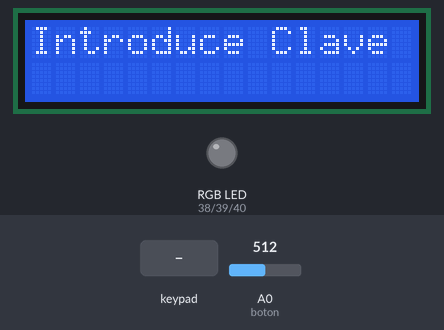
Simulated run of this sketch. Board: Arduino Mega 2560, built with avr-gcc and run on an emulated ATmega2560. On the bench: 16×2 character LCD, an RGB LED mixed from three pins (HIGH = lit). Dashed ring = blinking. Inputs (shaded band) come from the test bench; at power-on: A0 (boton) = 512.

Above: at 3.2 s.
3.3 s: keypad keys 0 0 0 0 pressed 0.4 s apart
At 6.7 s:
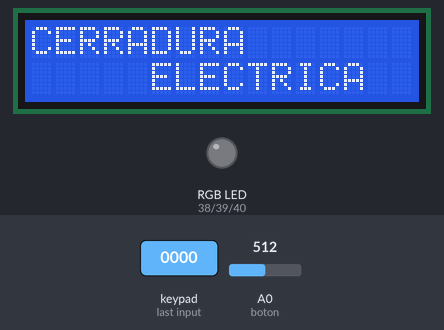
7.0 s: keypad keys 2 2 2 4 2 6 2 8 pressed 0.4 s apart
At 9.0 s:
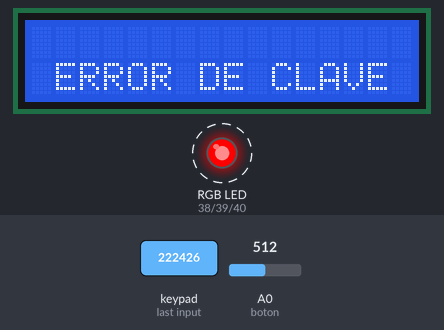
11.7 s: keypad keys 2 2 2 4 2 6 2 8 # pressed 0.4 s apart
At 20.8 s:
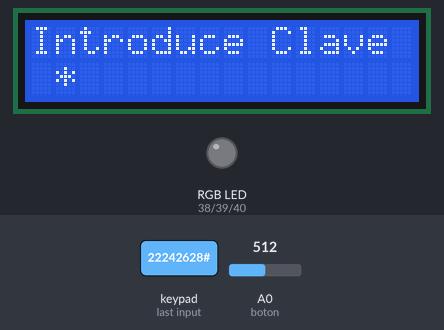
Timing chart, 0 to 22.3 s (numbered marks = the images above; inputs shaded):
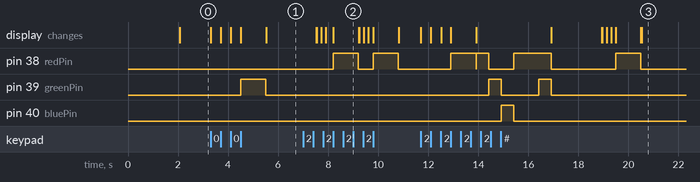

The sketch:

Cerradura_Electrica.ino
```cpp
//**********************************************************//
//  Universidad del Cauca                                   //
//  Tecnologia en Telematica                                //
//  ESTUDIANTES:                                            //
//  Edwin Alexis Montenegro                                 //
//  Adrian Antonio Morales                                  //
//**********************************************************//
//               DESCRIPCION DEL CODIGO                     //
//                                                          //
// este codigo corresponde al de una cerradura electronica  //
// con codigo de seguridad de 4 digitos, el cual se podra   //
// cambiar mediante el boton select que se encuantra en el  //
// LCD Keypad Shield.                                       //
//                                                          //
//**********************************************************//

// *****************************
//      LIBRERIAS A UTILIZAR
//******************************
#include <LiquidCrystal.h>  //incluye libreria del Dislpay
#include <Keypad.h>         // incluye libreria del teclado matricial

//******************************
//      CONFIGURACION TECLADO MATRICIAL
//******************************
const byte ROWS = 4; // numero de filas del teclado matricial
const byte COLS = 4; // numero de columnas del teclado matricial
char keys[ROWS][COLS] = { // definir la distribucion de las teclas
  {'1','2','3','A'},
  {'4','5','6','B'},
  {'7','8','9','C'},
  {'*','0','#','D'}
};
byte rowPins[ROWS] = {22, 24, 26, 28}; // pines correspondientes a las filas
byte colPins[COLS] = {30, 32, 34, 36}; // pines correspondientes a las columnas

Keypad keypad = Keypad( makeKeymap(keys), rowPins, colPins, ROWS, COLS ); // se crea el objeto teclado

//**********************************************
//        CONFIGURACION DEL LCD KEYPAD SHIELD
//**********************************************
// pines de conexion del display rs, en, d4, d5, d6, d7
LiquidCrystal lcd(8, 9, 4, 5, 6, 7);


//***************************************
//   DECLARACION DE  VARIABLES GLOBALES
//***************************************

char TECLA;                       // almacena la tecla presionada
char CLAVE[5];                    // almacena en un array de 4 digitos ingresados
char MAESTRA [5] = "0000";        // almacena en un array la contraseña inicial
byte INDICE = 0;                  // indice del array
int errores = 0;
int boton =0;
int valor = analogRead(boton);
const int redPin = 38; // Pata R del modulo y pin digital donde se conecta
const int greenPin = 39; // Pata G del modulo y pin digital donde se conecta
const int bluePin = 40; // Pata B del modulo y pin digital donde se conecta

//*******************************************************//
//                        COLOR                          //
//*******************************************************//
void color (unsigned char red, unsigned char green, unsigned char blue) // the color generating function
{
analogWrite(redPin, red);
analogWrite(bluePin, blue);
analogWrite(greenPin, green);
}

//***********************************************//
//      MENSAJE DE BIENVENIDA                    //
//***********************************************//
void Bienvenida (){
  lcd.print("CERRADURA");
      lcd.setCursor(5,1);
      lcd.print("ELECTRICA");
      delay (2000);
}
// **********************************************//
//                     ERROR DE CLAVE            //
//***********************************************//
void error (){
  lcd.clear();
  lcd.setCursor (0, 1);
  lcd.print(" ERROR DE CLAVE ");
  Led_rojo();
  lcd.clear();
  INDICE = 0;
}
//***********************************************//
//            BLOQUEO CERRADURA                  //
//***********************************************//
void Bloqueo(){
  lcd.clear();
      lcd.setCursor(0, 0);
      lcd.print("CERRADURA");
      lcd.setCursor(7, 1);
      lcd.print("BLOQUEADA");
      Led_multiple();
      lcd.clear();
      INDICE = 0;
      errores = 0;
      Bienvenida();
      lcd.clear();
}
// *********************************************//
//         APERTURA DE PUERTA                   //
//**********************************************//
void abierto (){
  lcd.clear();
  lcd.setCursor (0, 1);
  lcd.print("BIENVENIDO");
  Led_verde();
  lcd.clear();
  INDICE = 0;
  Bienvenida();
}
//************************************************//
//                 CAMBIAR CLAVE                  //
//************************************************//
void Clave_Nueva (){
  lcd.clear();
  lcd.setCursor(0,0);
  lcd.print("Cambio de Clave ");
  lcd.setCursor(0,1);
  lcd.print("Nueva :");
  lcd.setCursor(8,1);
  INDICE =0;
  while (INDICE <= 3){
    TECLA =  keypad.getKey();
    if (TECLA){
      MAESTRA[INDICE] = TECLA;
      CLAVE[INDICE]=TECLA;
      INDICE++;
      lcd.print(TECLA);
    }
  }
  lcd.setCursor(0,1);
  lcd.print("CLAVE CAMBIADA");
  delay(2000);
  lcd.clear();
  INDICE = 0;
}
//***********************************************//
//              COLORES LED                      //
//***********************************************//
void Led_verde (){
  color(0,255, 0); // turn the RGB LED green
  delay(1000); // delay for 1 second
  color(0,0,0);
}

void Led_rojo (){
  color(255, 0, 0); // turn the RGB LED red
  delay(1000); // delay for 1 second
  color(0,0,0);
}

void Led_multiple(){
  color(255, 0, 0); // turn the RGB LED red
      delay(500); // delay for 1 second
      color(0,255, 0); // turn the RGB LED green
      delay(500); // delay for 1 second
      color(0, 0, 255); // turn the RGB LED blue
      delay(500); // delay for 1 second
      // Example blended colors:
      color(255,0,0); // turn the RGB LED red
      delay(500); // delay for 1 second
      color(237,109,0); // turn the RGB LED orange
      delay(500); // delay for 1 second
      color(255,215,0); // turn the RGB LED yellow
      delay(500); // delay for 1 second
      color(0,0,0);

}
//***************************************//
//                CODIGO                 //
//***************************************//

void setup() {
  // put your setup code here, to run once:
  pinMode(redPin, OUTPUT); // se establece la variable redPin como una salida
  pinMode(greenPin, OUTPUT); // se establece la variable greenPin como una salida
  pinMode(bluePin, OUTPUT); // se establece la variable bluePin como una salida

  lcd.begin(16, 2);
  lcd.clear();
  lcd.setCursor(0,0);
  Bienvenida();
  lcd.clear();
}

void loop() {

  int valor = analogRead(boton);
    if(valor > 722 && valor <= 725){
      Clave_Nueva();
    }
    if (errores == 3 ){
      Bloqueo();
    }
    else{
      lcd.setCursor(0, 0);
      lcd.print("Introduce Clave");
    }


  TECLA = keypad.getKey();

  if (TECLA){
    CLAVE[INDICE] = TECLA;
    INDICE++;
    lcd.setCursor(INDICE, 1);
    lcd.print ("*");
  }
  if (INDICE == 4)
  {
    if(!strcmp(CLAVE, MAESTRA)){
      abierto();
      lcd.clear();
    }
    else{
      error();
      INDICE = 0;
      errores++;
      lcd.clear();
    }
  }
}
```

Measured:
- after the input at 3.3 s, pin 39 (greenPin): LOW → HIGH after 1.2 s, → LOW 1.0 s later; the display: first changes at once (image 1 shows a later state)
- after the input at 7.0 s, pin 38 (redPin): alternates HIGH for 1.0 s and LOW for 0.60 s, starting after 1.2 s; the display: first differs from a run without the input after 0.55 s (image 2 shows a later state)
- after the input at 11.7 s, pin 39 (greenPin): alternates HIGH for 0.50 s and LOW for 1.5 s, 4 changes in all, then stays LOW, starting after 2.7 s; pin 40 (bluePin): LOW → HIGH after 3.2 s, → LOW 0.50 s later; the display: changes at once (image 3)
